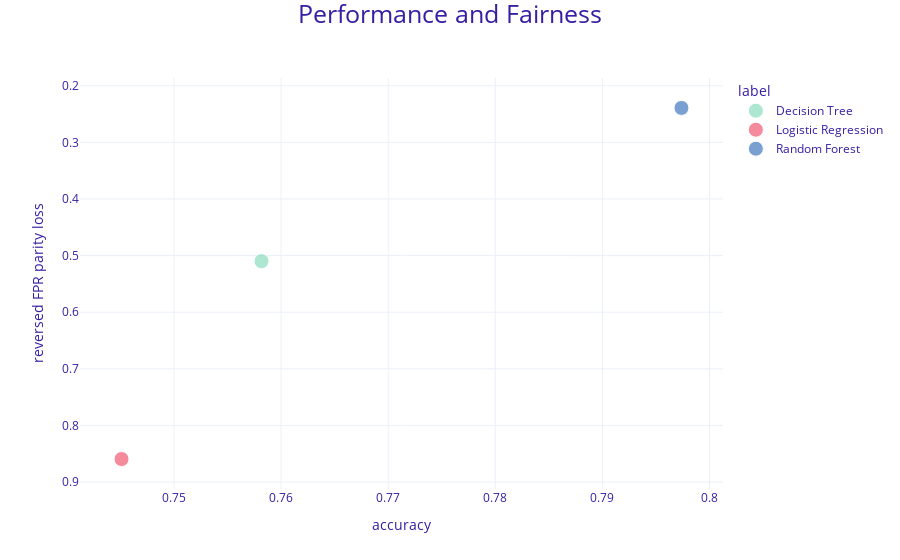

The notebook cell saved with this chart:
### Markdown cell above
The DecisionTree seems to have least parity loss

### Code cell
mf_tree.plot(objects=[mf_logreg, mf_forest],
             type="performance_and_fairness",
             fairness_metric="FPR",
             performance_metric="accuracy")

### Figure 1 — Plotly figure (JSON) as saved in the notebook; plotly's stock layout.template omitted (floating-point values rounded to 4 significant figures)
{"data": [{"customdata": [["Decision Tree"]], "hovertemplate": "<b>%{customdata[0]}</b><br><br>FPR parity loss: %{y:.3f}<br>accuracy score: %{x:.3f}<br><extra></extra>", "legendgroup": "Decision Tree", "marker": {"color": "#8bdcbe", "size": [15, 15, 15], "symbol": "circle"}, "mode": "markers", "name": "Decision Tree", "orientation": "v", "showlegend": true, "type": "scatter", "x": [0.7582], "xaxis": "x", "y": [0.5098], "yaxis": "y"}, {"customdata": [["Logistic Regression"]], "hovertemplate": "<b>%{customdata[0]}</b><br><br>FPR parity loss: %{y:.3f}<br>accuracy score: %{x:.3f}<br><extra></extra>", "legendgroup": "Logistic Regression", "marker": {"color": "#f05a71", "size": [15, 15, 15], "symbol": "circle"}, "mode": "markers", "name": "Logistic Regression", "orientation": "v", "showlegend": true, "type": "scatter", "x": [0.7451], "xaxis": "x", "y": [0.8594], "yaxis": "y"}, {"customdata": [["Random Forest"]], "hovertemplate": "<b>%{customdata[0]}</b><br><br>FPR parity loss: %{y:.3f}<br>accuracy score: %{x:.3f}<br><extra></extra>", "legendgroup": "Random Forest", "marker": {"color": "#4378bf", "size": [15, 15, 15], "symbol": "circle"}, "mode": "markers", "name": "Random Forest", "orientation": "v", "showlegend": true, "type": "scatter", "x": [0.7974], "xaxis": "x", "y": [0.2392], "yaxis": "y"}], "layout": {"font": {"color": "#371ea3"}, "legend": {"title": {"text": "label"}, "tracegroupgap": 0}, "margin": {"b": 71, "r": 30, "t": 78}, "title": {"font": {"size": 25}, "text": "Performance and Fairness", "x": 0.5, "y": 0.99}, "xaxis": {"anchor": "y", "domain": [0, 1], "title": {"text": "accuracy"}}, "yaxis": {"anchor": "x", "autorange": "reversed", "domain": [0, 1], "title": {"text": "reversed FPR parity loss"}}}}
